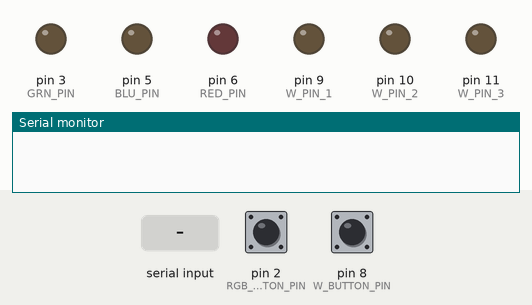
Recording of a sketch running on a simulated Arduino Uno, built with avr-gcc and run on an emulated ATmega328P. Parts: output pins drawn as LEDs (lit = HIGH), the last lines printed to the serial monitor. The inputs (shaded band) are chosen by the test bench; at power-on: pin 2 (RGB_BUTTON_PIN) LOW, pin 8 (W_BUTTON_PIN) LOW.

Above: at 1.2 s.
1.3 s: pin 2 (RGB_BUTTON_PIN) pulled HIGH for 0.15 s
At 2.07 s:
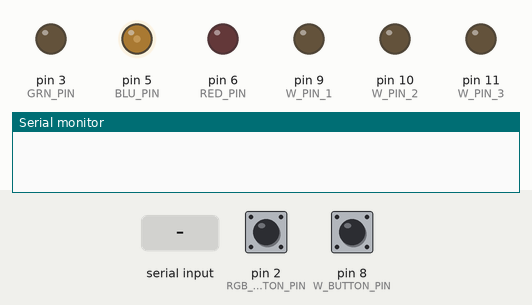
4.3 s: "90,45\n" received over the second serial link
At 6.1 s:
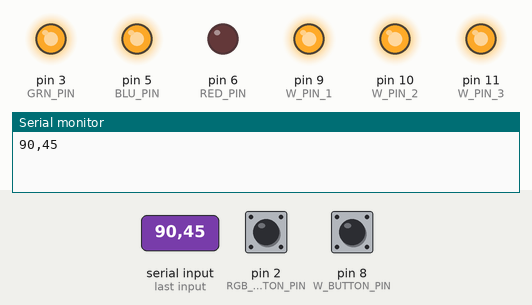
6.8 s: "W;90;RGB;45;200;10\n" received over the second serial link
At 8.5 s:
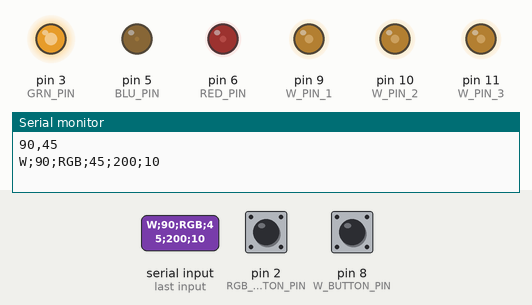
9.3 s: pin 8 (W_BUTTON_PIN) pulled HIGH for 0.15 s
At 12.2 s:
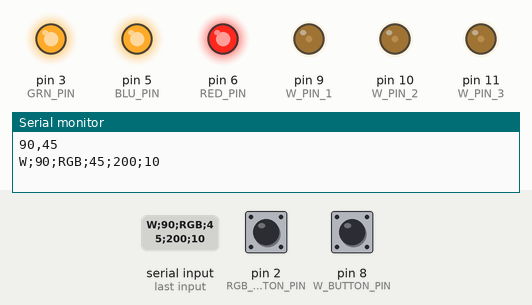
12.3 s: "0\n" received over the second serial link
At 14.4 s:
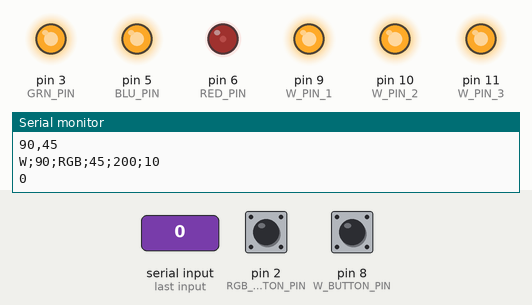
14.8 s: pin 2 (RGB_BUTTON_PIN) pulled HIGH for 1 s
At 15.4 s:
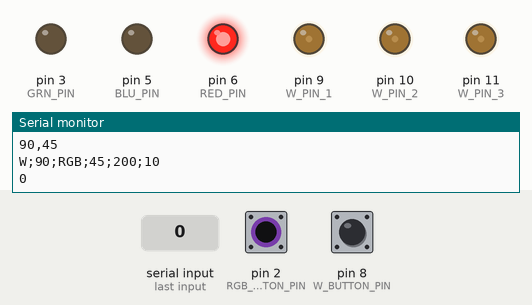
Timing chart, 0 to 17.8 s (numbered marks = the images above; inputs shaded):
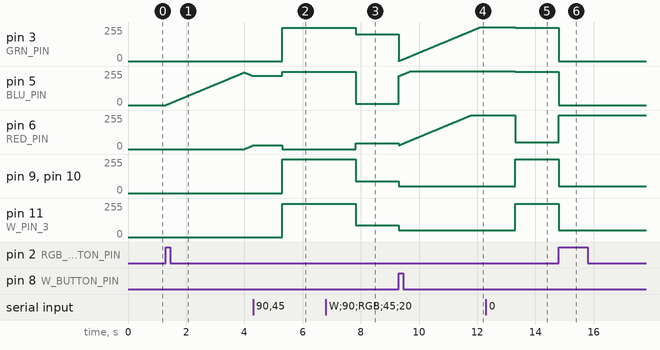

Measured:
- after the input at 1.3 s, pin 5 (BLU_PIN): rises from 0/255 to 245/255 in 2.7 s, then falls to 218/255 in 0.30 s; pin 6 (RED_PIN): moves from 0/255 to 27/255 over 0.29 s, starting after 2.7 s
- after the input at 4.3 s, pin 3 (GRN_PIN), pin 11 (W_PIN_3): 0/255 → 248/255 after 1.0 s; pin 9 (W_PIN_1), pin 10 (W_PIN_2): 0/255 → 255/255 after 1.0 s
- after the input at 6.8 s, pin 3 (GRN_PIN): 248/255 → 200/255 after 1.0 s; pin 5 (BLU_PIN): 248/255 → 10/255 after 1.0 s; pin 6 (RED_PIN): 0/255 → 45/255 after 1.0 s; pin 9 (W_PIN_1), pin 10 (W_PIN_2): 255/255 → 90/255 after 1.0 s; pin 11 (W_PIN_3): 248/255 → 90/255 after 1.0 s
- after the input at 9.3 s, pin 5 (BLU_PIN): moves from 10/255 to 255/255 over 0.42 s, starting at once; pin 9 (W_PIN_1), pin 10 (W_PIN_2), pin 11 (W_PIN_3): 90/255 → 50/255 at once
- after the input at 12.3 s, pin 6 (RED_PIN): 255/255 → 50/255 after 1.0 s; pin 9 (W_PIN_1), pin 10 (W_PIN_2): 50/255 → 255/255 after 1.0 s; pin 11 (W_PIN_3): 50/255 → 248/255 after 1.0 s
- after the input at 14.8 s, pin 3 (GRN_PIN), pin 5 (BLU_PIN): 248/255 → 0/255 at once; pin 6 (RED_PIN): 50/255 → 255/255 at once; pin 9 (W_PIN_1), pin 10 (W_PIN_2): 255/255 → 50/255 at once; pin 11 (W_PIN_3): 248/255 → 50/255 at once

The sketch:

tlamp.ino
```cpp
#include <SoftwareSerial.h>
SoftwareSerial Bluetooth(7, 4); // RX, TX

#define GRN_PIN 3
#define RED_PIN 6
#define BLU_PIN 5

#define W_PIN_1 9
#define W_PIN_2 10
#define W_PIN_3 11

#define RGB_BUTTON_PIN 2
#define W_BUTTON_PIN 8


String data;
byte RED, GREEN, BLUE;
byte RED_A = 0;
byte GREEN_A = 0;
byte BLUE_A = 0;
int led_delay = 0;
byte colour_count = 1;
#define colour_count_max 7
#define colour_delay 4000
#define time_at_colour 1000

unsigned long TIME_LED = 0;
unsigned long TIME_COLOUR = 0;

//Blue
#define C1_R 0
#define C1_G 0
#define C1_B 255
//Red
#define C2_R 255
#define C2_G 0
#define C2_B 0
//White
#define C3_R 255
#define C3_G 255
#define C3_B 255
//Orange
#define C4_R 255
#define C4_G 186
#define C4_B 0
//Light Blue
#define C5_R 0
#define C5_G 168
#define C5_B 255
//Purple
#define C6_R 255
#define C6_G 0
#define C6_B 255
//Yellow
#define C7_R 255
#define C7_G 250
#define C7_B 0

int rgbButtonLastState = 0;
int rgbButtonState = 0;
int rgbButtonSelect = 0;

int wButtonLastState = 0;
int wButtonState = 0;
int wButtonSelect = 0;

bool btnControlled = true;


void setup() {
    Bluetooth.begin(9600);
    Serial.begin(9600);

    RED = C1_R;
    GREEN = C1_G;
    BLUE = C1_B;
    led_delay = (colour_delay - time_at_colour) / 255;

    setRGBColor(0,0,0);

    pinMode(RGB_BUTTON_PIN, INPUT);
    pinMode(W_BUTTON_PIN, INPUT);
}


void fadeRGBRandom()
{
    if(millis() - TIME_LED >= led_delay){
        TIME_LED = millis();
        LED();
    }

    if(millis() - TIME_COLOUR >= colour_delay){
        TIME_COLOUR = millis();
        COLOUR();
    }
}


void setRGBColor(int red, int green, int blue)
{
    analogWrite( RED_PIN, red );
    analogWrite( GRN_PIN, green );
    analogWrite( BLU_PIN, blue );
}


void setWhiteIntensity(int intensity)
{
    analogWrite( W_PIN_1, intensity );
    analogWrite( W_PIN_2, intensity );
    analogWrite( W_PIN_3, intensity );
}


void loop() {
    rgbButtonState = digitalRead(RGB_BUTTON_PIN);
    wButtonState = digitalRead(W_BUTTON_PIN);

    // read rgb button
    if (rgbButtonState != rgbButtonLastState) {
        if (rgbButtonState == HIGH) {
            rgbButtonSelect++;

            if(rgbButtonSelect > 5) {
                rgbButtonSelect = 0;
            }
        }
        btnControlled = true;
    }
    rgbButtonLastState = rgbButtonState;


    // read white button
    if (wButtonState != wButtonLastState) {
        if (wButtonState == HIGH) {
            wButtonSelect++;
            if(wButtonSelect > 5) {
                wButtonSelect = 0;
            }
        }
        btnControlled = true;
    }
    wButtonLastState = wButtonState;


    if(btnControlled) {
        // handle rgb mode
        if(rgbButtonSelect == 0) {
            setRGBColor(0,0,0);
        }
        else if(rgbButtonSelect == 1) {
            fadeRGBRandom();
        }
        else if(rgbButtonSelect == 2) {
            setRGBColor(255,0,0);
        }
        else if(rgbButtonSelect == 3) {
            setRGBColor(0,255,0);
        }
        else if(rgbButtonSelect == 4) {
            setRGBColor(0,0,255);
        }
        else if(rgbButtonSelect == 5) {
            setRGBColor(255,255,255);
        }


        // handle white mode intensity
        if(wButtonSelect == 0) {
            setWhiteIntensity(0);
        }
        else if(wButtonSelect == 1) {
            setWhiteIntensity(50);
        }
        else if(wButtonSelect == 2) {
            setWhiteIntensity(100);
        }
        else if(wButtonSelect == 3) {
            setWhiteIntensity(150);
        }
        else if(wButtonSelect == 4) {
            setWhiteIntensity(200);
        }
        else if(wButtonSelect == 5) {
            setWhiteIntensity(255);
        }
    }

    handleBTData();
}

void handleBTData()
{
    if (Bluetooth.available()) {
        data = Bluetooth.readString();

        Serial.println(data);
        Bluetooth.println(data);

        char copy[50];
        data.toCharArray(copy, 50);

        int w, r, g, b;
        int n = sscanf(copy, "W;%d;RGB;%d;%d;%d", &w, &r, &g, &b);

        if(w) {
            btnControlled = false;
        }

        setWhiteIntensity(w);
        setRGBColor(r,g,b);
    }
}

void LED()
{
    //Check Values and adjust "Active" Value
    if(RED != RED_A){
        if(RED_A > RED) RED_A = RED_A - 1;
        if(RED_A < RED) RED_A++;
    }
    if(GREEN != GREEN_A){
        if(GREEN_A > GREEN) GREEN_A = GREEN_A - 1;
        if(GREEN_A < GREEN) GREEN_A++;
    }
    if(BLUE != BLUE_A){
        if(BLUE_A > BLUE) BLUE_A = BLUE_A - 1;
        if(BLUE_A < BLUE) BLUE_A++;
    }

    //Assign modified values to the pwm outputs for each colour led
    analogWrite(RED_PIN, RED_A);
    analogWrite(GRN_PIN, GREEN_A);
    analogWrite(BLU_PIN, BLUE_A);

}

void COLOUR()
{
    //Increment the colour by one or go back to 1 if maxed out
    if(colour_count < colour_count_max) colour_count++;
    else colour_count = 1;

    if(colour_count == 1){
        RED = C1_R;
        GREEN = C1_G;
        BLUE = C1_B;
    } else if(colour_count == 2){
        RED = C2_R;
        GREEN = C2_G;
        BLUE = C2_B;
    } else if(colour_count == 3){
        RED = C3_R;
        GREEN = C3_G;
        BLUE = C3_B;
    } else if(colour_count == 4){
        RED = C4_R;
        GREEN = C4_G;
        BLUE = C4_B;
    } else if(colour_count == 5){
        RED = C5_R;
        GREEN = C5_G;
        BLUE = C5_B;
    } else if(colour_count == 6){
        RED = C6_R;
        GREEN = C6_G;
        BLUE = C6_B;
    } else if(colour_count == 7){
        RED = C7_R;
        GREEN = C7_G;
        BLUE = C7_B;
    }
}
```
